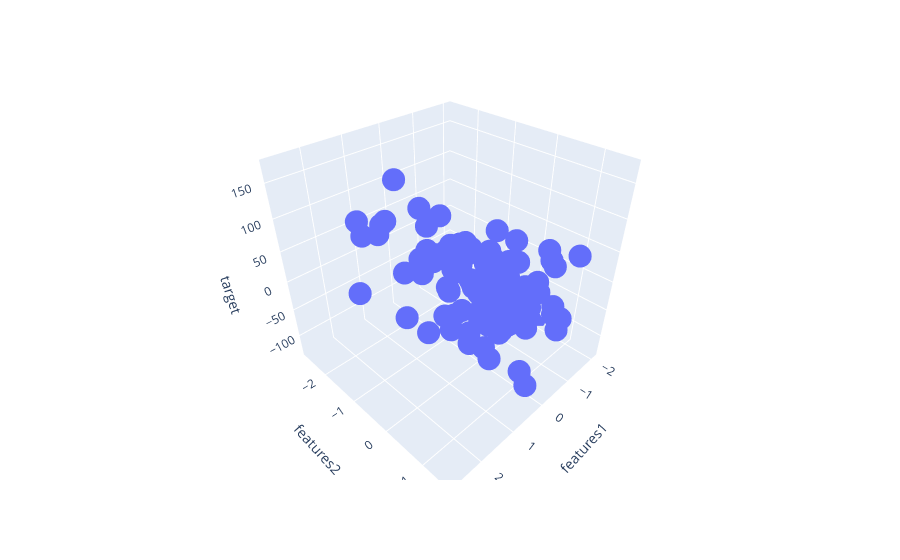

The cell this chart's notebook holds for it:
### Code cell
fig=px.scatter_3d(df,x='features1',y='features2',z='target')
fig.show()
